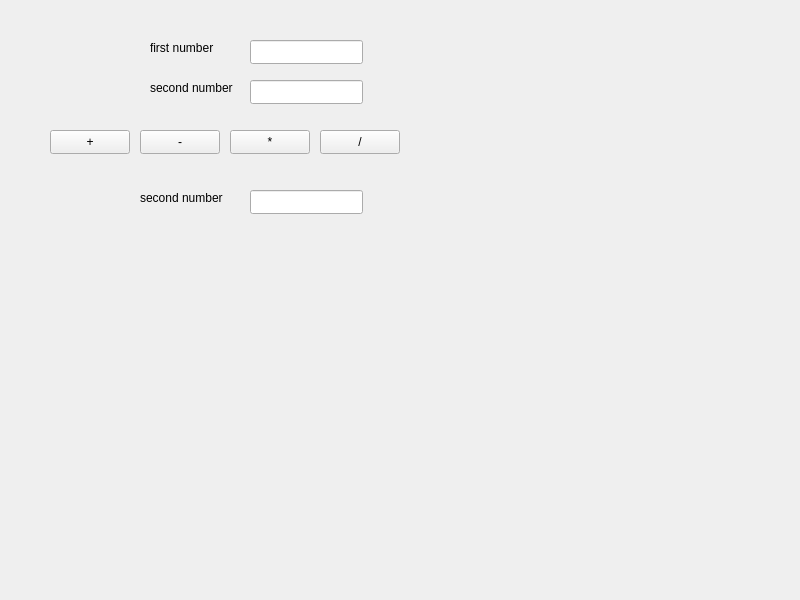
<?xml version="1.0" encoding="UTF-8"?>
<ui version="4.0">
 <class>MainWindow</class>
 <widget class="QMainWindow" name="MainWindow">
  <property name="geometry">
   <rect>
    <x>0</x>
    <y>0</y>
    <width>800</width>
    <height>600</height>
   </rect>
  </property>
  <property name="windowTitle">
   <string>MainWindow</string>
  </property>
  <widget class="QWidget" name="centralwidget">
   <widget class="QPushButton" name="plus">
    <property name="geometry">
     <rect>
      <x>50</x>
      <y>130</y>
      <width>80</width>
      <height>24</height>
     </rect>
    </property>
    <property name="text">
     <string>+</string>
    </property>
   </widget>
   <widget class="QPushButton" name="minus">
    <property name="geometry">
     <rect>
      <x>140</x>
      <y>130</y>
      <width>80</width>
      <height>24</height>
     </rect>
    </property>
    <property name="text">
     <string>-</string>
    </property>
   </widget>
   <widget class="QPushButton" name="multiply">
    <property name="geometry">
     <rect>
      <x>230</x>
      <y>130</y>
      <width>80</width>
      <height>24</height>
     </rect>
    </property>
    <property name="text">
     <string>*</string>
    </property>
   </widget>
   <widget class="QPushButton" name="divide">
    <property name="geometry">
     <rect>
      <x>320</x>
      <y>130</y>
      <width>80</width>
      <height>24</height>
     </rect>
    </property>
    <property name="text">
     <string>/</string>
    </property>
   </widget>
   <widget class="QLineEdit" name="first_number">
    <property name="geometry">
     <rect>
      <x>250</x>
      <y>40</y>
      <width>113</width>
      <height>24</height>
     </rect>
    </property>
   </widget>
   <widget class="QLineEdit" name="second_number">
    <property name="geometry">
     <rect>
      <x>250</x>
      <y>80</y>
      <width>113</width>
      <height>24</height>
     </rect>
    </property>
   </widget>
   <widget class="QLineEdit" name="result">
    <property name="geometry">
     <rect>
      <x>250</x>
      <y>190</y>
      <width>113</width>
      <height>24</height>
     </rect>
    </property>
    <property name="readOnly">
     <bool>true</bool>
    </property>
   </widget>
   <widget class="QLabel" name="label_first_number">
    <property name="geometry">
     <rect>
      <x>150</x>
      <y>40</y>
      <width>91</width>
      <height>16</height>
     </rect>
    </property>
    <property name="text">
     <string>first number</string>
    </property>
   </widget>
   <widget class="QLabel" name="label_second_number">
    <property name="geometry">
     <rect>
      <x>150</x>
      <y>80</y>
      <width>91</width>
      <height>16</height>
     </rect>
    </property>
    <property name="text">
     <string>second number</string>
    </property>
   </widget>
   <widget class="QLabel" name="label_result">
    <property name="geometry">
     <rect>
      <x>140</x>
      <y>190</y>
      <width>91</width>
      <height>16</height>
     </rect>
    </property>
    <property name="text">
     <string>second number</string>
    </property>
   </widget>
  </widget>
 </widget>
 <resources/>
 <connections/>
</ui>
